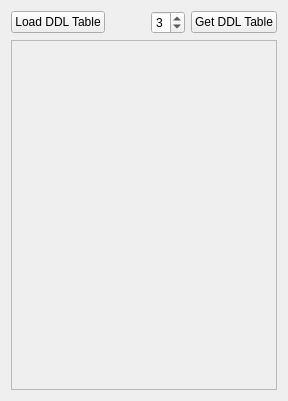
         <widget class="QWidget" name="tab_4">
          <attribute name="title">
           <string>DDL Table Data</string>
          </attribute>
          <layout class="QVBoxLayout" name="verticalLayout_13">
           <item>
            <layout class="QHBoxLayout" name="horizontalLayout_18">
             <item>
              <widget class="QPushButton" name="loadDDLTableBtn">
               <property name="text">
                <string>Load DDL Table</string>
               </property>
              </widget>
             </item>
             <item>
              <spacer name="horizontalSpacer_6">
               <property name="orientation">
                <enum>Qt::Horizontal</enum>
               </property>
               <property name="sizeHint" stdset="0">
                <size>
                 <width>40</width>
                 <height>20</height>
                </size>
               </property>
              </spacer>
             </item>
             <item>
              <widget class="QSpinBox" name="ddlTblSpinBox">
               <property name="minimum">
                <number>1</number>
               </property>
               <property name="maximum">
                <number>4</number>
               </property>
               <property name="value">
                <number>3</number>
               </property>
              </widget>
             </item>
             <item>
              <widget class="QPushButton" name="getDDLTableBtn">
               <property name="text">
                <string>Get DDL Table</string>
               </property>
              </widget>
             </item>
            </layout>
           </item>
           <item>
            <widget class="QFrame" name="ddlPlotFrame">
             <property name="minimumSize">
              <size>
               <width>0</width>
               <height>350</height>
              </size>
             </property>
             <property name="frameShape">
              <enum>QFrame::StyledPanel</enum>
             </property>
             <property name="frameShadow">
              <enum>QFrame::Raised</enum>
             </property>
            </widget>
           </item>
          </layout>
         </widget>
